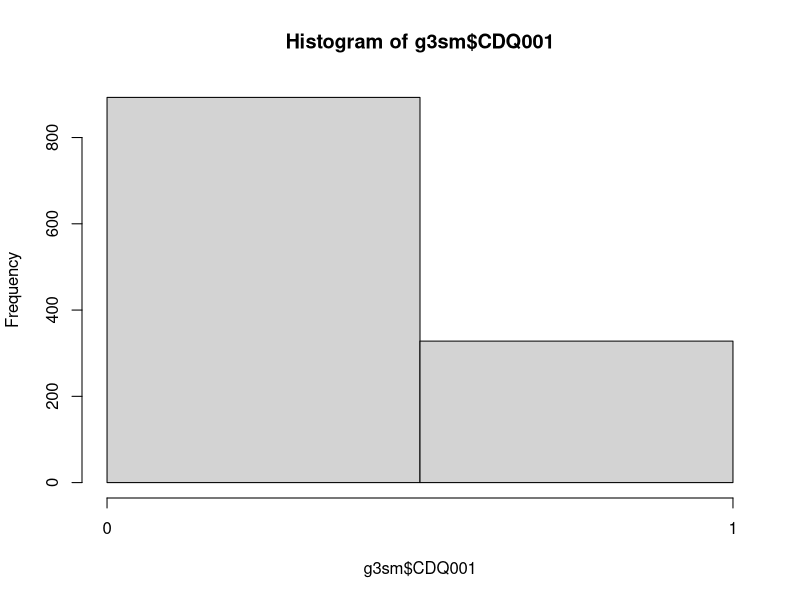
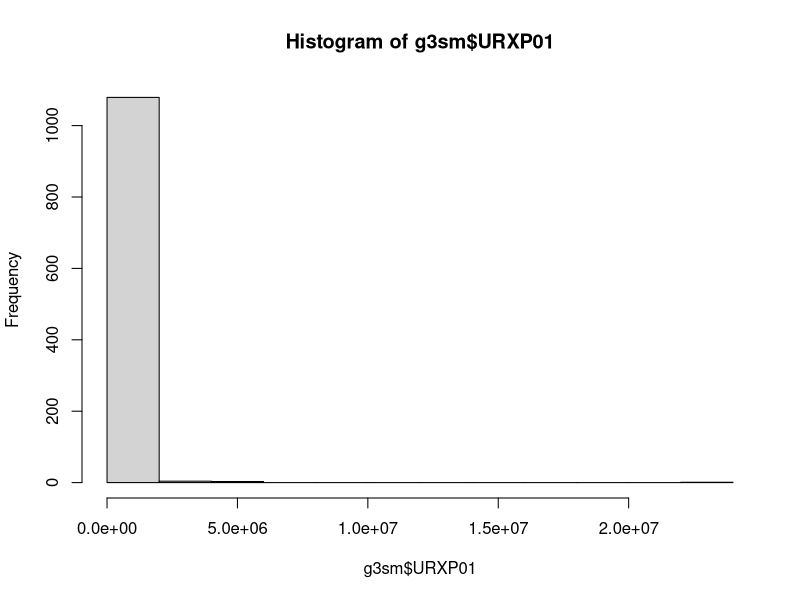
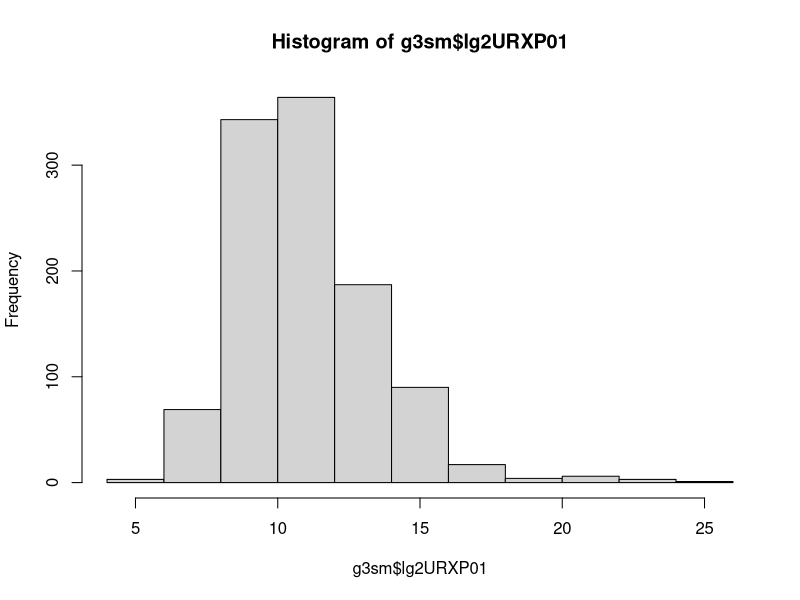
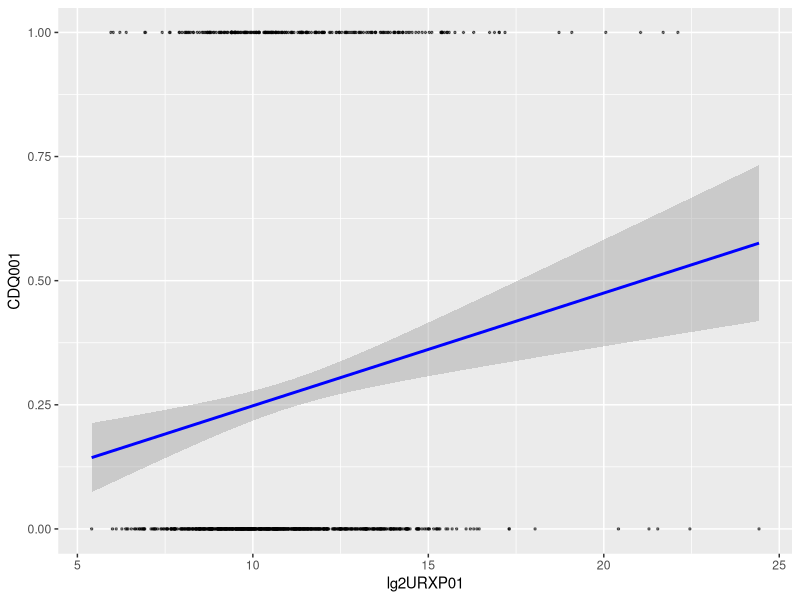

The R script that drew these images, in order:
library(tidyverse) # If you haven't installed previously, first use: install.packages("tidyverse")

conf2015 = read.csv("confounders2015.csv") # Create object for confounders
group3 = read.csv("group3.csv") # Create object for group 3 variables

g3sm = dplyr::select(group3,"SEQN", "URXP01", "CDQ001")
head(g3sm)
summary(g3sm)

g3sm <- dplyr::filter(g3sm, g3sm$CDQ001 < 3) # Remove values greater than 2
summary(g3sm$CDQ001) # Check that all values are between 1 and 2
head(g3sm$CDQ001, n = 15) # Look at first 15 values
# In our data no = 2, but for binary outcome it is typical to have no = 0
g3sm <- g3sm %>% mutate(CDQ001 = replace(CDQ001, CDQ001 == 2, 0)) # Change no to 0
head(g3sm$CDQ001, n = 15) # Now all values for CDQ001 are 0 or 1, and match prior results
hist(g3sm$CDQ001, breaks = 3, xaxp=c(0,1,1))

# Exposure: distribution is skewed
hist(g3sm$URXP01) # Notice that URXCOTT has extreme outliers
quantile(g3sm$URXP01, probs = seq(0, 1, 0.1), na.rm = TRUE) # Carefully look at distribution
g3sm$lg2URXP01 <- log2(g3sm$URXP01) # As in class, let's log2 transform exposure
hist(g3sm$lg2URXP01) # Now we have a bimodal distribution - we'll ignore that for this exercise

g3sm = na.omit(g3sm) # Eliminate observations that have NA values
head(g3sm, n = 15) # Let's take a final look at our dataset

# Merge variables with confounders
g3all = merge(g3sm, conf2015, by="SEQN") # Merge observations that have matching SEQN
head(g3all, n = 15) # Note that some of the confounders have NA, but we won't worry about that
write_csv(g3all, "g3all.csv") # Write a csv file that has all your variables and confounders

# Fit a logistic model to the data without confounders and look at results
glm.g3all = glm(CDQ001 ~ lg2URXP01, family = binomial(link = "logit"), data = g3all)
summary(glm.g3all)
exp(cbind(OR = coef(glm.g3all), confint(glm.g3all)))

# Fit data with confounders and see how data changes
glm.g3allconf = glm(CDQ001 ~ lg2URXP01 + RIDAGEYR + factor(RIAGENDR) + factor(RIDRETH3) +
                      INDHHIN2 + INDFMPIR, family = binomial(link = "logit"), data = g3all)
summary(glm.g3allconf)
exp(cbind(OR = coef(glm.g3allconf), confint(glm.g3allconf)))

# Look at a plot of fitted model (even though it's not very informative.)
ggplot(data = glm.g3allconf, mapping = aes(x = lg2URXP01, y = CDQ001)) +
  geom_point(size = 0.5, alpha = 0.5) +
  geom_smooth(method = "lm", color = "blue")

